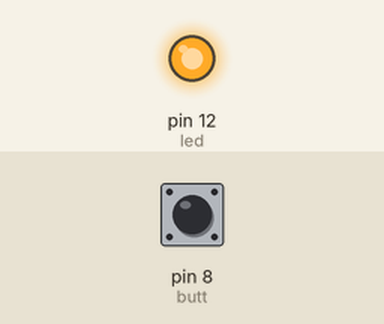
Recording of a sketch running on a simulated Arduino Uno, built with avr-gcc and run on an emulated ATmega328P. Parts: output pins drawn as LEDs (lit = HIGH). Dashed ring = blinking. Inputs (shaded band) come from the test bench; at power-on: pin 8 (butt) HIGH. What the sketch prints to the serial monitor is not drawn.

Above: at 1.2 s.
1.3 s: pin 8 (butt) pulled LOW for 0.15 s
At 1.38 s:
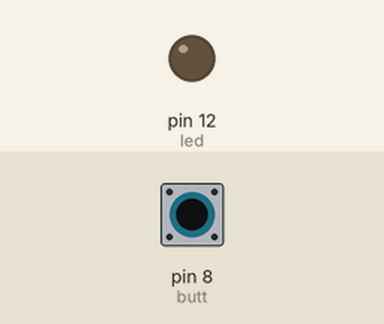
2.9 s: pin 8 (butt) pulled LOW for 0.15 s
At 4.3 s:
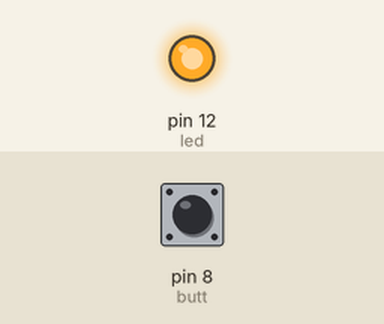
6.0 s: pin 8 (butt) pulled LOW for 1 s
At 6.8 s:
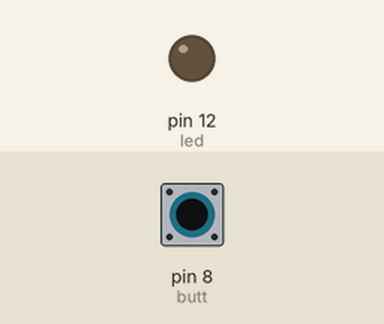
10.0 s: pin 8 (butt) pulsed LOW 2 times (0.12 s each, 0.3 s apart)
At 10.22 s:
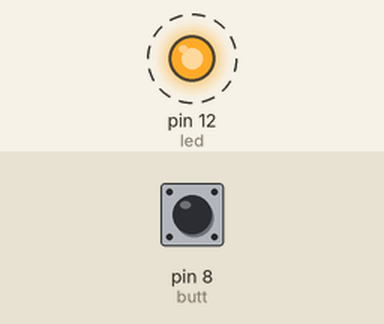
13.6 s: pin 8 (butt) driven LOW
At 14.0 s:
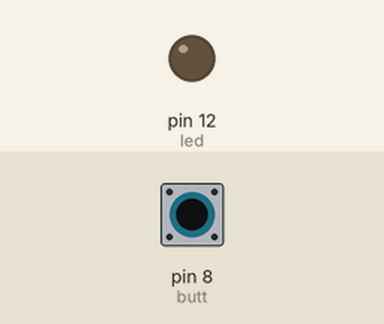
16.6 s: pin 8 (butt) driven HIGH
At 17.3 s:
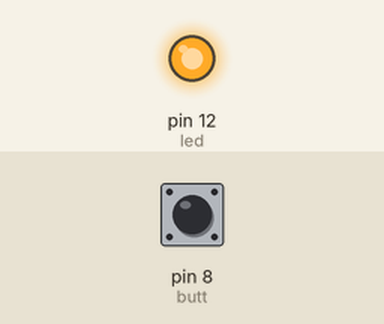
Timing chart, 0 to 19.1 s (numbered marks = the images above; inputs shaded):
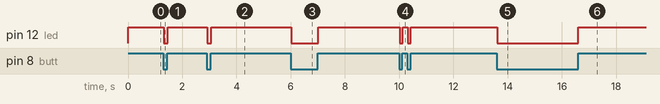

The sketch:

theBeast.ino
```cpp
int butt = 8;
int led = 12;

void setup() {
  pinMode(led, OUTPUT);
  pinMode(butt, INPUT_PULLUP);
  Serial.begin(19200);
}

void loop() {
  if (digitalRead(butt) == LOW) {
    Serial.println("   YES!! FEED ME MORE ! ");
    digitalWrite(led, LOW);
  }
  else {
    Serial.println("   MORE !");
    digitalWrite(led, HIGH);
  }

}
```

Measured:
- after the input at 1.3 s, pin 12 (led): HIGH → LOW at once, → HIGH 0.14 s later
- after the input at 2.9 s, pin 12 (led): HIGH → LOW at once, → HIGH 0.15 s later
- after the input at 6.0 s, pin 12 (led): HIGH → LOW at once, → HIGH 0.99 s later
- after the input at 10.0 s, pin 12 (led): alternates HIGH for 0.19 s and LOW for 0.11 s, 4 changes in all, then stays HIGH, starting at once
- after the input at 13.6 s, pin 12 (led): HIGH → LOW at once
- after the input at 16.6 s, pin 12 (led): LOW → HIGH at once
